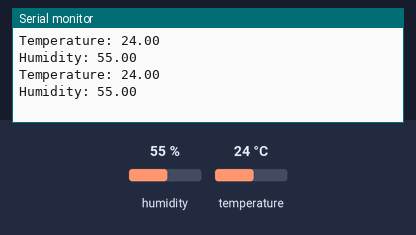
A sketch run on a simulated ESP32. On the bench: the last lines printed to the serial monitor. The test bench sets the inputs (shaded band); at power-on: humidity 55 %, temperature 24 °C.

Above: at 2.8 s.
2.9 s: humidity set to 22 %
At 4.9 s:
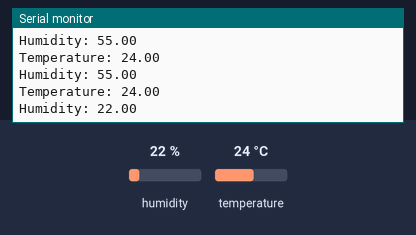
5.6 s: temperature set to 12 °C
At 6.7 s:
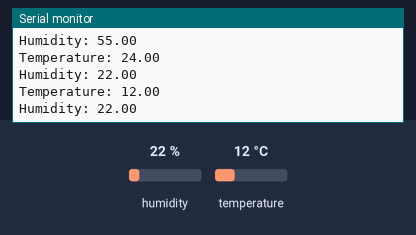
8.3 s: humidity set to 40 %
At 10.6 s:
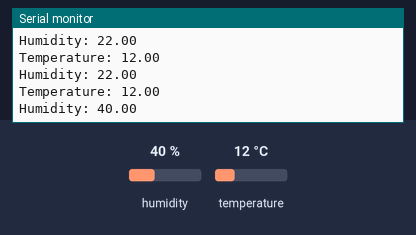
Timing chart, 0 to 12.1 s (numbered marks = the images above; inputs shaded):
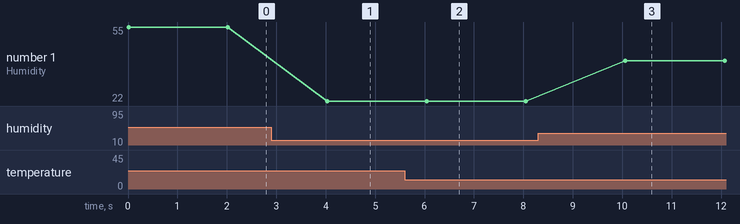

Measured:
- after the input at 2.9 s, the serial monitor: prints a new line after 1.1 s (image 1)
- after the input at 5.6 s, the serial monitor: prints a new line after 0.44 s (image 2)
- after the input at 8.3 s, the serial monitor: prints a new line after 1.8 s (image 3)
- plotted number 1: 55 → 22 after the input at 2.9 s, 22 → 40 after the input at 8.3 s

The sketch:

1_dht22_measurement.ino
```cpp
/* DHT22 temperature and humidity measurement using ESP32 microcontroller

 The circuit:
 - connect VCC sensor pin to 3.3V on ESP32
 - connect GND sensor pin to ESP32 GND pin
 - connect data pin od sensor to D5 pin on microcontroller

 created by: Anita Garic, Edin Pjevic
 GlobalLogic student project

*/

#include <DHTesp.h>
#define DHTpin 5

DHTesp dht;
void setup() {
  Serial.begin(115200);
  dht.setup(DHTpin, DHTesp :: DHT22);    //sensor is connected to pin 5 of ESP32
}
void loop () {
  TempAndHumidity measurement = dht.getTempAndHumidity();
  Serial.print("Temperature: ");
  Serial.println(measurement.temperature);
  Serial.print("Humidity: ");
  Serial.println(measurement.humidity);
  delay(2000);
}
```
